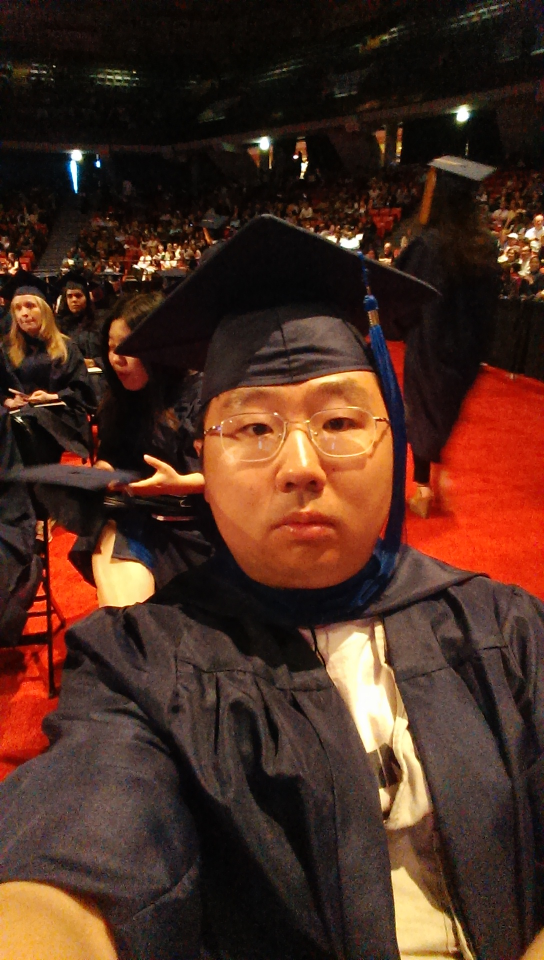
#> input picture test.jpg, 1088 x 1920 px (shown at 1/2 size)
$ python PIL_Resize.py
#> lines starting #> are read from the running program, lines starting #| are printed output that depends on the picture
from PIL import Image


im = Image.open('test.jpg')
#> im is the input picture: PIL image 1088x1920 RGB; mean R, G, B 74.7, 44.7, 32.1

w, h = im.size
#> w = 1088; h = 1920
print('Original image size: %sx%s' % (w, h))
#| Original image size: 1088x1920

im.thumbnail((w//2, h//2))
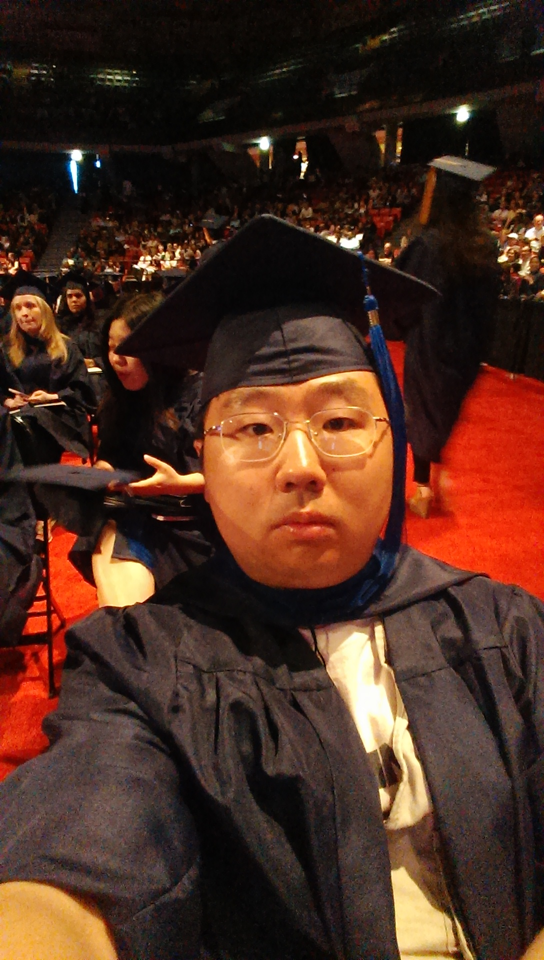
#> im: PIL image 544x960 RGB; mean R, G, B 74.7, 44.7, 32.1
print('Resize image to: %sx%s' % (w//2, h//2))
#| Resize image to: 544x960

im.save('thumbnail.jpg', 'jpeg')
